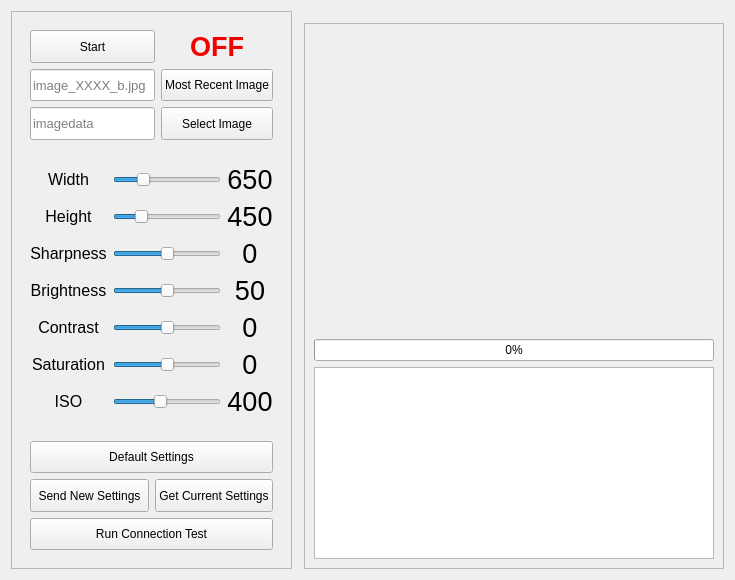
       <widget class="QWidget" name="StillImages">
        <attribute name="title">
         <string>Still Images</string>
        </attribute>
        <layout class="QGridLayout" name="gridLayout_21">
         <item row="0" column="0" rowspan="3" colspan="2">
          <widget class="QFrame" name="stillImageControlsFrame">
           <property name="frameShape">
            <enum>QFrame::StyledPanel</enum>
           </property>
           <property name="frameShadow">
            <enum>QFrame::Raised</enum>
           </property>
           <layout class="QVBoxLayout" name="verticalLayout_12">
            <item>
             <widget class="QFrame" name="stillImageStartPictureFrame">
              <property name="frameShape">
               <enum>QFrame::NoFrame</enum>
              </property>
              <property name="frameShadow">
               <enum>QFrame::Raised</enum>
              </property>
              <layout class="QGridLayout" name="gridLayout_19">
               <item row="0" column="0">
                <widget class="QPushButton" name="stillImageOnlineButton">
                 <property name="sizePolicy">
                  <sizepolicy hsizetype="Minimum" vsizetype="Expanding">
                   <horstretch>0</horstretch>
                   <verstretch>0</verstretch>
                  </sizepolicy>
                 </property>
                 <property name="text">
                  <string>Start</string>
                 </property>
                </widget>
               </item>
               <item row="1" column="1">
                <widget class="QPushButton" name="mostRecentImageButton">
                 <property name="sizePolicy">
                  <sizepolicy hsizetype="Minimum" vsizetype="Expanding">
                   <horstretch>0</horstretch>
                   <verstretch>0</verstretch>
                  </sizepolicy>
                 </property>
                 <property name="text">
                  <string>Most Recent Image</string>
                 </property>
                 <property name="flat">
                  <bool>false</bool>
                 </property>
                </widget>
               </item>
               <item row="2" column="0">
                <widget class="QLineEdit" name="requestedImageDataName">
                 <property name="sizePolicy">
                  <sizepolicy hsizetype="Expanding" vsizetype="Expanding">
                   <horstretch>0</horstretch>
                   <verstretch>0</verstretch>
                  </sizepolicy>
                 </property>
                 <property name="font">
                  <font>
                   <pointsize>10</pointsize>
                  </font>
                 </property>
                 <property name="placeholderText">
                  <string>imagedata</string>
                 </property>
                </widget>
               </item>
               <item row="2" column="1">
                <widget class="QPushButton" name="imageDataTxtButton">
                 <property name="sizePolicy">
                  <sizepolicy hsizetype="Minimum" vsizetype="Expanding">
                   <horstretch>0</horstretch>
                   <verstretch>0</verstretch>
                  </sizepolicy>
                 </property>
                 <property name="text">
                  <string>Select Image</string>
                 </property>
                 <property name="flat">
                  <bool>false</bool>
                 </property>
                </widget>
               </item>
               <item row="1" column="0">
                <widget class="QLineEdit" name="requestedImageName">
                 <property name="sizePolicy">
                  <sizepolicy hsizetype="Expanding" vsizetype="Expanding">
                   <horstretch>0</horstretch>
                   <verstretch>0</verstretch>
                  </sizepolicy>
                 </property>
                 <property name="font">
                  <font>
                   <pointsize>10</pointsize>
                  </font>
                 </property>
                 <property name="placeholderText">
                  <string>image_XXXX_b.jpg</string>
                 </property>
                </widget>
               </item>
               <item row="0" column="1">
                <widget class="QLabel" name="stillImageOnlineLabel">
                 <property name="palette">
                  <palette>
                   <active>
                    <colorrole role="WindowText">
                     <brush brushstyle="SolidPattern">
                      <color alpha="255">
                       <red>243</red>
                       <green>0</green>
                       <blue>0</blue>
                      </color>
                     </brush>
                    </colorrole>
                   </active>
                   <inactive>
                    <colorrole role="WindowText">
                     <brush brushstyle="SolidPattern">
                      <color alpha="255">
                       <red>243</red>
                       <green>0</green>
                       <blue>0</blue>
                      </color>
                     </brush>
                    </colorrole>
                   </inactive>
                   <disabled>
                    <colorrole role="WindowText">
                     <brush brushstyle="SolidPattern">
                      <color alpha="255">
                       <red>120</red>
                       <green>120</green>
                       <blue>120</blue>
                      </color>
                     </brush>
                    </colorrole>
                   </disabled>
                  </palette>
                 </property>
                 <property name="font">
                  <font>
                   <family>Microsoft Sans Serif</family>
                   <pointsize>20</pointsize>
                   <weight>75</weight>
                   <bold>true</bold>
                   <underline>false</underline>
                  </font>
                 </property>
                 <property name="text">
                  <string>OFF</string>
                 </property>
                 <property name="alignment">
                  <set>Qt::AlignCenter</set>
                 </property>
                </widget>
               </item>
              </layout>
             </widget>
            </item>
            <item>
             <widget class="QFrame" name="picControlFrame">
              <property name="sizePolicy">
               <sizepolicy hsizetype="Expanding" vsizetype="Expanding">
                <horstretch>0</horstretch>
                <verstretch>0</verstretch>
               </sizepolicy>
              </property>
              <property name="frameShape">
               <enum>QFrame::NoFrame</enum>
              </property>
              <property name="frameShadow">
               <enum>QFrame::Raised</enum>
              </property>
              <layout class="QGridLayout" name="gridLayout">
               <item row="0" column="0">
                <widget class="QLabel" name="picWidthLabel">
                 <property name="font">
                  <font>
                   <pointsize>12</pointsize>
                  </font>
                 </property>
                 <property name="text">
                  <string>Width</string>
                 </property>
                 <property name="alignment">
                  <set>Qt::AlignCenter</set>
                 </property>
                </widget>
               </item>
               <item row="0" column="1">
                <widget class="QSlider" name="picWidthSlider">
                 <property name="minimum">
                  <number>1</number>
                 </property>
                 <property name="maximum">
                  <number>2592</number>
                 </property>
                 <property name="sliderPosition">
                  <number>650</number>
                 </property>
                 <property name="tracking">
                  <bool>true</bool>
                 </property>
                 <property name="orientation">
                  <enum>Qt::Horizontal</enum>
                 </property>
                </widget>
               </item>
               <item row="0" column="2">
                <widget class="QLabel" name="picCurrentWidthValue">
                 <property name="font">
                  <font>
                   <pointsize>20</pointsize>
                   <weight>50</weight>
                   <italic>false</italic>
                   <bold>false</bold>
                   <kerning>true</kerning>
                  </font>
                 </property>
                 <property name="text">
                  <string>650</string>
                 </property>
                 <property name="alignment">
                  <set>Qt::AlignCenter</set>
                 </property>
                </widget>
               </item>
               <item row="1" column="0">
                <widget class="QLabel" name="picHeightLabel">
                 <property name="font">
                  <font>
                   <pointsize>12</pointsize>
                  </font>
                 </property>
                 <property name="text">
                  <string>Height</string>
                 </property>
                 <property name="alignment">
                  <set>Qt::AlignCenter</set>
                 </property>
                </widget>
               </item>
               <item row="1" column="1">
                <widget class="QSlider" name="picHeightSlider">
                 <property name="minimum">
                  <number>1</number>
                 </property>
                 <property name="maximum">
                  <number>1944</number>
                 </property>
                 <property name="sliderPosition">
                  <number>450</number>
                 </property>
                 <property name="orientation">
                  <enum>Qt::Horizontal</enum>
                 </property>
                </widget>
               </item>
               <item row="1" column="2">
                <widget class="QLabel" name="picCurrentHeightValue">
                 <property name="font">
                  <font>
                   <pointsize>20</pointsize>
                   <weight>50</weight>
                   <italic>false</italic>
                   <bold>false</bold>
                   <kerning>true</kerning>
                  </font>
                 </property>
                 <property name="text">
                  <string>450</string>
                 </property>
                 <property name="alignment">
                  <set>Qt::AlignCenter</set>
                 </property>
                </widget>
               </item>
               <item row="2" column="0">
                <widget class="QLabel" name="picSharpnessLabel">
                 <property name="font">
                  <font>
                   <pointsize>12</pointsize>
                  </font>
                 </property>
                 <property name="text">
                  <string>Sharpness</string>
                 </property>
                 <property name="alignment">
                  <set>Qt::AlignCenter</set>
                 </property>
                </widget>
               </item>
               <item row="2" column="1">
                <widget class="QSlider" name="picSharpSlider">
                 <property name="minimum">
                  <number>-100</number>
                 </property>
                 <property name="maximum">
                  <number>100</number>
                 </property>
                 <property name="orientation">
                  <enum>Qt::Horizontal</enum>
                 </property>
                </widget>
               </item>
               <item row="2" column="2">
                <widget class="QLabel" name="picCurrentSharpnessValue">
                 <property name="font">
                  <font>
                   <pointsize>20</pointsize>
                   <weight>50</weight>
                   <italic>false</italic>
                   <bold>false</bold>
                   <kerning>true</kerning>
                  </font>
                 </property>
                 <property name="text">
                  <string>0</string>
                 </property>
                 <property name="alignment">
                  <set>Qt::AlignCenter</set>
                 </property>
                </widget>
               </item>
               <item row="3" column="0">
                <widget class="QLabel" name="picBrightnessLabel">
                 <property name="font">
                  <font>
                   <pointsize>12</pointsize>
                  </font>
                 </property>
                 <property name="text">
                  <string>Brightness</string>
                 </property>
                 <property name="alignment">
                  <set>Qt::AlignCenter</set>
                 </property>
                </widget>
               </item>
               <item row="3" column="1">
                <widget class="QSlider" name="picBrightSlider">
                 <property name="maximum">
                  <number>100</number>
                 </property>
                 <property name="sliderPosition">
                  <number>50</number>
                 </property>
                 <property name="orientation">
                  <enum>Qt::Horizontal</enum>
                 </property>
                </widget>
               </item>
               <item row="3" column="2">
                <widget class="QLabel" name="picCurrentBrightnessValue">
                 <property name="font">
                  <font>
                   <pointsize>20</pointsize>
                   <weight>50</weight>
                   <italic>false</italic>
                   <bold>false</bold>
                   <kerning>true</kerning>
                  </font>
                 </property>
                 <property name="text">
                  <string>50</string>
                 </property>
                 <property name="alignment">
                  <set>Qt::AlignCenter</set>
                 </property>
                </widget>
               </item>
               <item row="4" column="0">
                <widget class="QLabel" name="picContrastLabel">
                 <property name="font">
                  <font>
                   <pointsize>12</pointsize>
                  </font>
                 </property>
                 <property name="text">
                  <string>Contrast</string>
                 </property>
                 <property name="alignment">
                  <set>Qt::AlignCenter</set>
                 </property>
                </widget>
               </item>
               <item row="4" column="1">
                <widget class="QSlider" name="picContrastSlider">
                 <property name="minimum">
                  <number>-100</number>
                 </property>
                 <property name="maximum">
                  <number>100</number>
                 </property>
                 <property name="orientation">
                  <enum>Qt::Horizontal</enum>
                 </property>
                </widget>
               </item>
               <item row="4" column="2">
                <widget class="QLabel" name="picCurrentContrastValue">
                 <property name="font">
                  <font>
                   <pointsize>20</pointsize>
                   <weight>50</weight>
                   <italic>false</italic>
                   <bold>false</bold>
                   <kerning>true</kerning>
                  </font>
                 </property>
                 <property name="text">
                  <string>0</string>
                 </property>
                 <property name="alignment">
                  <set>Qt::AlignCenter</set>
                 </property>
                </widget>
               </item>
               <item row="5" column="0">
                <widget class="QLabel" name="picSaturationLabel">
                 <property name="font">
                  <font>
                   <pointsize>12</pointsize>
                  </font>
                 </property>
                 <property name="text">
                  <string>Saturation</string>
                 </property>
                 <property name="alignment">
                  <set>Qt::AlignCenter</set>
                 </property>
                </widget>
               </item>
               <item row="5" column="1">
                <widget class="QSlider" name="picSaturationSlider">
                 <property name="minimum">
                  <number>-100</number>
                 </property>
                 <property name="maximum">
                  <number>100</number>
                 </property>
                 <property name="orientation">
                  <enum>Qt::Horizontal</enum>
                 </property>
                </widget>
               </item>
               <item row="5" column="2">
                <widget class="QLabel" name="picCurrentSaturationValue">
                 <property name="font">
                  <font>
                   <pointsize>20</pointsize>
                   <weight>50</weight>
                   <italic>false</italic>
                   <bold>false</bold>
                   <kerning>true</kerning>
                  </font>
                 </property>
                 <property name="text">
                  <string>0</string>
                 </property>
                 <property name="alignment">
                  <set>Qt::AlignCenter</set>
                 </property>
                </widget>
               </item>
               <item row="6" column="0">
                <widget class="QLabel" name="picISOLabel">
                 <property name="font">
                  <font>
                   <pointsize>12</pointsize>
                  </font>
                 </property>
                 <property name="text">
                  <string>ISO</string>
                 </property>
                 <property name="alignment">
                  <set>Qt::AlignCenter</set>
                 </property>
                </widget>
               </item>
               <item row="6" column="1">
                <widget class="QSlider" name="picISOSlider">
                 <property name="minimum">
                  <number>100</number>
                 </property>
                 <property name="maximum">
                  <number>800</number>
                 </property>
                 <property name="sliderPosition">
                  <number>400</number>
                 </property>
                 <property name="orientation">
                  <enum>Qt::Horizontal</enum>
                 </property>
                </widget>
               </item>
               <item row="6" column="2">
                <widget class="QLabel" name="picCurrentISOValue">
                 <property name="font">
                  <font>
                   <pointsize>20</pointsize>
                   <weight>50</weight>
                   <italic>false</italic>
                   <bold>false</bold>
                   <kerning>true</kerning>
                  </font>
                 </property>
                 <property name="text">
                  <string>400</string>
                 </property>
                 <property name="alignment">
                  <set>Qt::AlignCenter</set>
                 </property>
                </widget>
               </item>
              </layout>
             </widget>
            </item>
            <item>
             <widget class="QFrame" name="stillImageSettingsControlsFrame">
              <property name="frameShape">
               <enum>QFrame::NoFrame</enum>
              </property>
              <property name="frameShadow">
               <enum>QFrame::Raised</enum>
              </property>
              <layout class="QGridLayout" name="gridLayout_20">
               <item row="0" column="0" colspan="2">
                <widget class="QPushButton" name="picDefaultSettingsButton">
                 <property name="sizePolicy">
                  <sizepolicy hsizetype="Minimum" vsizetype="Expanding">
                   <horstretch>0</horstretch>
                   <verstretch>0</verstretch>
                  </sizepolicy>
                 </property>
                 <property name="text">
                  <string>Default Settings</string>
                 </property>
                </widget>
               </item>
               <item row="1" column="0">
                <widget class="QPushButton" name="picSendNewSettingsButton">
                 <property name="sizePolicy">
                  <sizepolicy hsizetype="Minimum" vsizetype="Expanding">
                   <horstretch>0</horstretch>
                   <verstretch>0</verstretch>
                  </sizepolicy>
                 </property>
                 <property name="text">
                  <string>Send New Settings</string>
                 </property>
                </widget>
               </item>
               <item row="1" column="1">
                <widget class="QPushButton" name="picGetSettingsButton">
                 <property name="sizePolicy">
                  <sizepolicy hsizetype="Minimum" vsizetype="Expanding">
                   <horstretch>0</horstretch>
                   <verstretch>0</verstretch>
                  </sizepolicy>
                 </property>
                 <property name="text">
                  <string>Get Current Settings</string>
                 </property>
                </widget>
               </item>
               <item row="2" column="0" colspan="2">
                <widget class="QPushButton" name="connectionTestButton">
                 <property name="sizePolicy">
                  <sizepolicy hsizetype="Minimum" vsizetype="Expanding">
                   <horstretch>0</horstretch>
                   <verstretch>0</verstretch>
                  </sizepolicy>
                 </property>
                 <property name="text">
                  <string>Run Connection Test</string>
                 </property>
                 <property name="flat">
                  <bool>false</bool>
                 </property>
                </widget>
               </item>
              </layout>
             </widget>
            </item>
           </layout>
          </widget>
         </item>
         <item row="2" column="3">
          <widget class="QFrame" name="stillImageReceiverFrame">
           <property name="sizePolicy">
            <sizepolicy hsizetype="Preferred" vsizetype="Minimum">
             <horstretch>0</horstretch>
             <verstretch>0</verstretch>
            </sizepolicy>
           </property>
           <property name="frameShape">
            <enum>QFrame::StyledPanel</enum>
           </property>
           <property name="frameShadow">
            <enum>QFrame::Raised</enum>
           </property>
           <layout class="QVBoxLayout" name="verticalLayout_13">
            <item>
             <widget class="QLabel" name="picLabel">
              <property name="sizePolicy">
               <sizepolicy hsizetype="Expanding" vsizetype="Expanding">
                <horstretch>0</horstretch>
                <verstretch>0</verstretch>
               </sizepolicy>
              </property>
              <property name="minimumSize">
               <size>
                <width>400</width>
                <height>300</height>
               </size>
              </property>
              <property name="text">
               <string/>
              </property>
              <property name="scaledContents">
               <bool>true</bool>
              </property>
              <property name="alignment">
               <set>Qt::AlignCenter</set>
              </property>
             </widget>
            </item>
            <item>
             <widget class="QProgressBar" name="photoProgressBar">
              <property name="value">
               <number>0</number>
              </property>
             </widget>
            </item>
            <item>
             <widget class="QTextBrowser" name="stillImageTextBrowser">
              <property name="sizePolicy">
               <sizepolicy hsizetype="Expanding" vsizetype="MinimumExpanding">
                <horstretch>0</horstretch>
                <verstretch>0</verstretch>
               </sizepolicy>
              </property>
              <property name="font">
               <font>
                <pointsize>8</pointsize>
               </font>
              </property>
             </widget>
            </item>
           </layout>
          </widget>
         </item>
         <item row="0" column="2">
          <widget class="QFrame" name="frame_20">
           <property name="frameShape">
            <enum>QFrame::StyledPanel</enum>
           </property>
           <property name="frameShadow">
            <enum>QFrame::Raised</enum>
           </property>
          </widget>
         </item>
        </layout>
       </widget>
